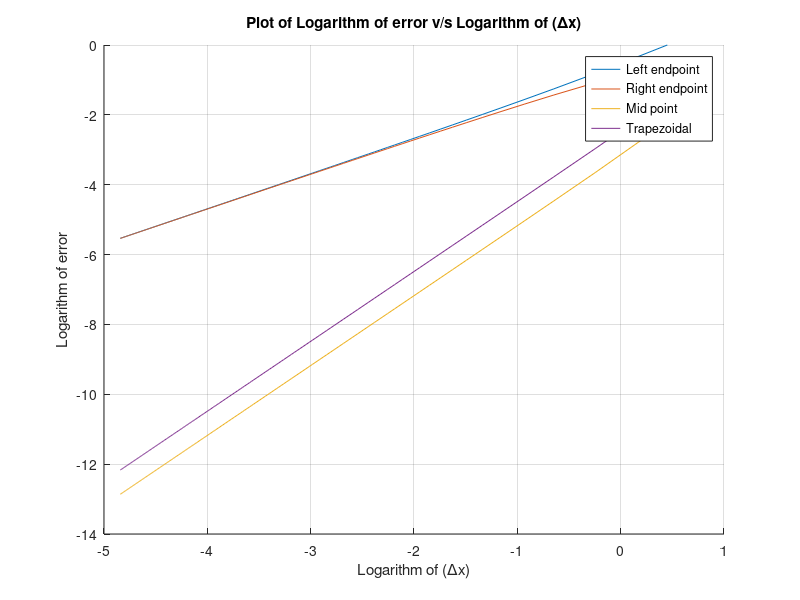

The MATLAB script that drew this image:
clc
clear all
format longG

a= 0;
b = pi/2;

del_x=zeros(199,1);
sum_le = zeros(199,1);
sum_re = zeros(199,1);
sum_me = zeros(199,1);
sum_tz = zeros(199,1);
err_1 = zeros(199,1);
err_2 = zeros(199,1);
err_3 = zeros(199,1);
err_4 = zeros(199,1);
for n = 1 : 199;
  dx=(b-a)/n;
  del_x(n)=dx;
  for i = 1 : n;
    sum_le(n)=sum_le(n) + (sin(a+(i-1)*dx)*dx);
    err_1(n)=abs(sum_le(n) - 1);
  end
  for i = 1 : n;
    sum_re(n)=sum_re(n) + (sin(a+i*dx)*dx);
    err_2(n)=abs(sum_re(n) - 1);
  end
  for i = 1 : n;
    sum_me(n)=sum_me(n) + (sin((2*a+(2*i-1)*dx)/2)*dx);
    err_3(n)=abs(sum_me(n) - 1);
  end
  for i = 1 : n;
    sum_tz(n)=sum_tz(n) + (((sin(a+(i-1)*dx)+sin(a+i*dx))/2)*dx);
    err_4(n)=abs(sum_tz(n) - 1);
  end
 end
 
hf=figure()
hold
plot(log(del_x),log(err_1))
plot(log(del_x),log(err_2))
plot(log(del_x),log(err_3))
plot(log(del_x),log(err_4))
xlabel('Logarithm of (\Deltax)')
ylabel('Logarithm of error')
title('Plot of Logarithm of error v/s Logarithm of (\Deltax)')
legend('Left endpoint','Right endpoint','Mid point','Trapezoidal')
grid()
print(hf,'Figure_2.png')
